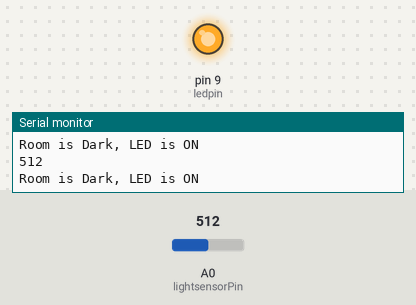
Recording of a sketch running on a simulated Arduino Uno, built with avr-gcc and run on an emulated ATmega328P. On the bench: output pins drawn as LEDs (lit = HIGH), the last lines printed to the serial monitor. The inputs (shaded band) are chosen by the test bench; at power-on: A0 (lightsensorPin) = 512.

Above: at 1.2 s.
1.3 s: A0 (lightsensorPin) set to 687
4.3 s: A0 (lightsensorPin) set to 710
At 5.5 s:
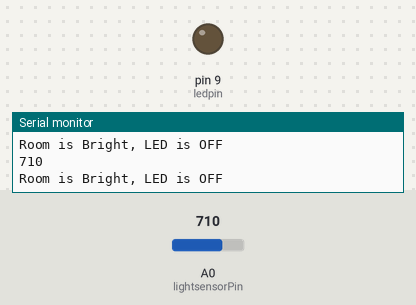
Timing chart, 0 to 7.3 s (numbered marks = the images above; inputs shaded):
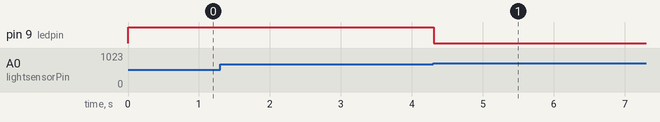

Measured:
- the behaviour switches between 700 and 701 on A0 (lightsensorPin) (found by bisection; images 0 and 1)
- after the input at 4.3 s, pin 9 (ledpin): HIGH → LOW at once

The sketch:

lightSensorSerialMonitor.ino
```cpp
int lightsensorPin=A0; int ledpin=9;

void setup() {

pinMode(lightsensorPin,INPUT); pinMode(ledpin, OUTPUT); Serial.begin(9600);

}

void loop() {

int lightsensorStatus=analogRead(lightsensorPin);

Serial.println(lightsensorStatus);

if(lightsensorStatus <=700)
  {
    digitalWrite(ledpin, HIGH);
    Serial.println("Room is Dark, LED is ON");
  } else {
    digitalWrite(ledpin, LOW);
    Serial.println("Room is Bright, LED is OFF");
  }

}
```
